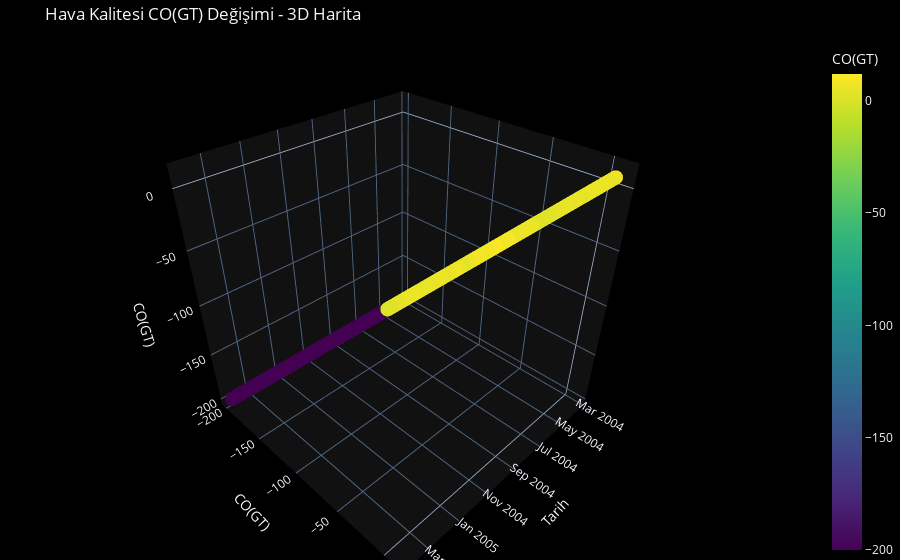

This figure's notebook cell:
### Code cell
# 3D scatter plot oluşturun
fig = px.scatter_3d(veri_df,
                    x='Date',
                    y='CO(GT)',
                    z='CO(GT)',
                    color='CO(GT)',
                    hover_name='Date',
                    color_continuous_scale='Viridis',
                    title='Hava Kalitesi CO(GT) Değişimi - 3D Harita',
                    template='plotly_dark')

# Harita görselleştirmelerini özelleştirin
fig.update_layout(
    scene=dict(xaxis_title='Tarih', yaxis_title='CO(GT)', zaxis_title='CO(GT)'),
    margin=dict(l=0, r=0, b=0, t=40),
    coloraxis_colorbar=dict(title="CO(GT)"),
    paper_bgcolor='black',
    scene_bgcolor='black'
)

# Markerları özelleştirin
fig.update_traces(marker=dict(size=5, symbol='circle', opacity=0.8))

# Haritayı gösterin
fig.show()

### Figure 1 — Plotly figure (JSON) as saved in the notebook; plotly's stock layout.template omitted (floating-point values rounded to 4 significant figures; data arrays with more than 128 entries replaced by an {"elided": "..."} marker saying what was removed)
{"data": [{"hovertemplate": "<b>%{hovertext}</b><br><br>Date=%{x}<br>CO(GT)=%{marker.color}<extra></extra>", "hovertext": {"elided": "9471 str values"}, "legendgroup": "", "marker": {"color": {"elided": "9471 float values"}, "coloraxis": "coloraxis", "opacity": 0.8, "size": 5, "symbol": "circle"}, "mode": "markers", "name": "", "scene": "scene", "showlegend": false, "type": "scatter3d", "x": {"elided": "9471 str values"}, "y": {"elided": "9471 float values"}, "z": {"elided": "9471 float values"}}], "layout": {"coloraxis": {"colorbar": {"title": {"text": "CO(GT)"}}, "colorscale": [[0, "#440154"], [0.1111, "#482878"], [0.2222, "#3e4989"], [0.3333, "#31688e"], [0.4444, "#26828e"], [0.5556, "#1f9e89"], [0.6667, "#35b779"], [0.7778, "#6ece58"], [0.8889, "#b5de2b"], [1, "#fde725"]]}, "legend": {"tracegroupgap": 0}, "margin": {"b": 0, "l": 0, "r": 0, "t": 40}, "paper_bgcolor": "black", "scene": {"bgcolor": "black", "domain": {"x": [0, 1], "y": [0, 1]}, "xaxis": {"title": {"text": "Tarih"}}, "yaxis": {"title": {"text": "CO(GT)"}}, "zaxis": {"title": {"text": "CO(GT)"}}}, "title": {"text": "Hava Kalitesi CO(GT) Değişimi - 3D Harita"}}}
